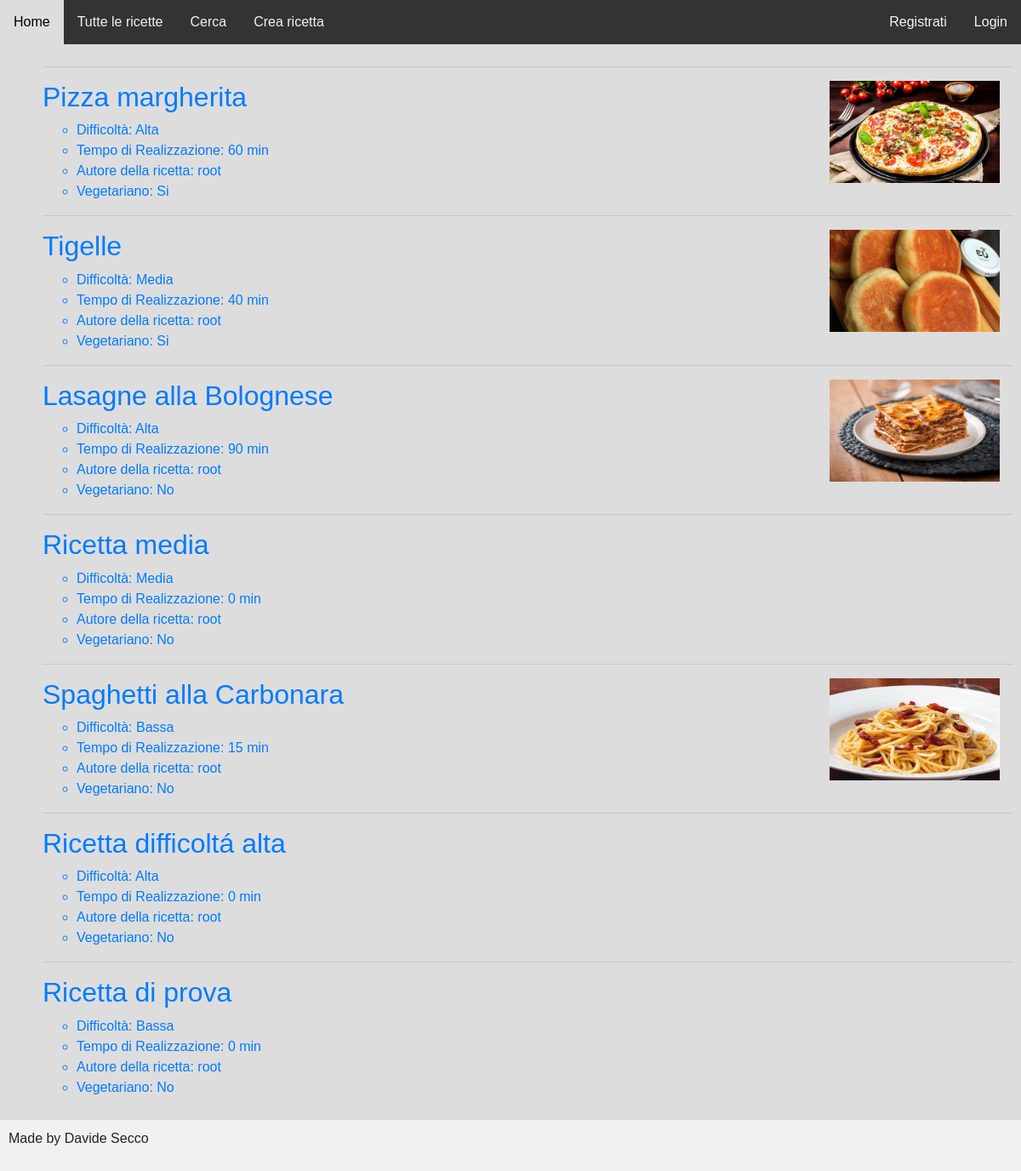
The page /lista_ricette/ on the database as committed earlier.
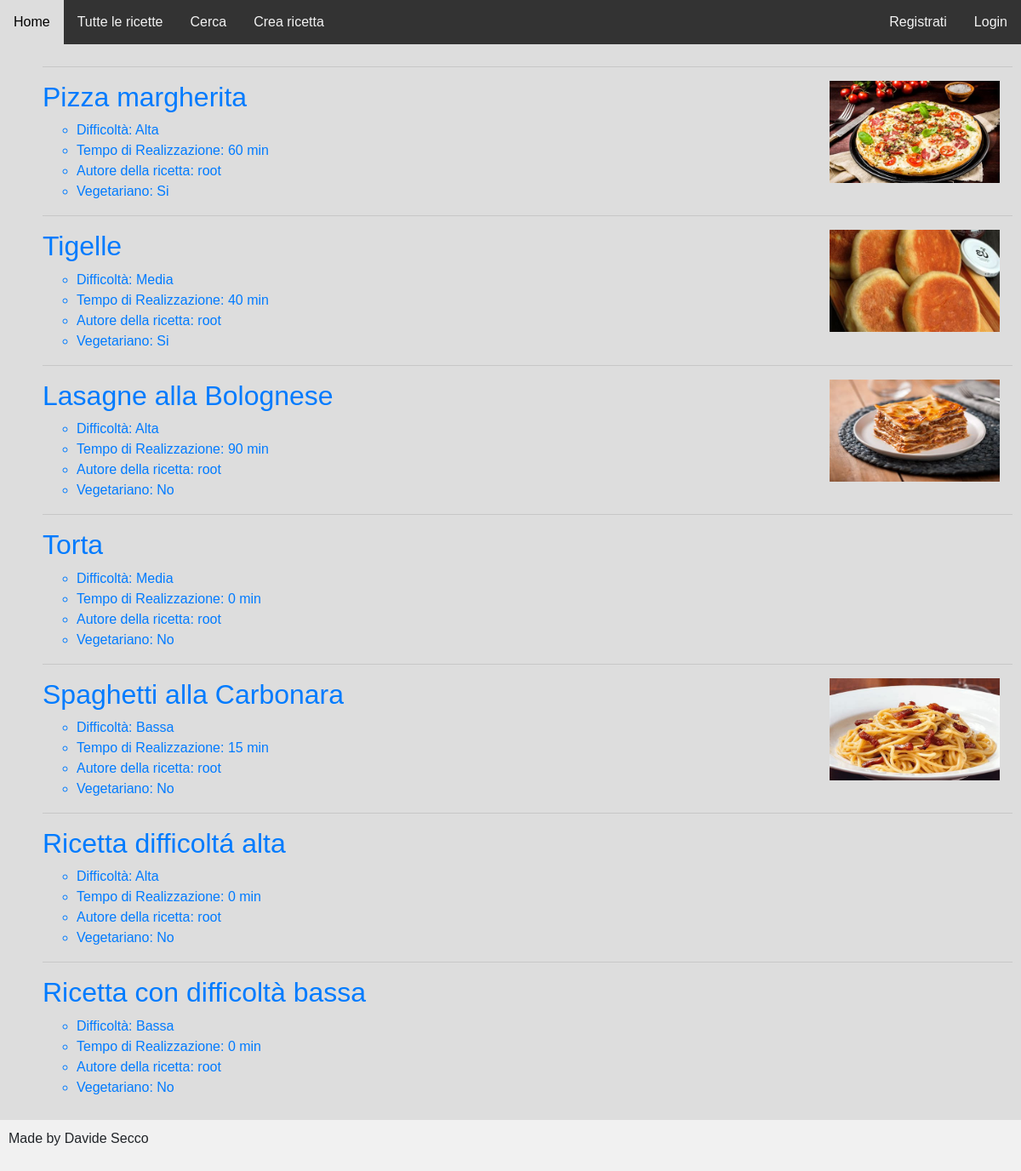
The same page on the database as committed later.
### gestione/models.py (models this page shows, shortened)
class Ricetta(models.Model):
    nome = models.CharField(max_length=50)
    difficoltá = models.CharField(max_length=50, choices=DIFFICOLTA_CHOICES, default="Bassa")
    portata = models.CharField(max_length=50, choices = PORTATA_CHOICES, default="Primo")
    costo = models.IntegerField(default=0)
    tempo_preparazione = models.IntegerField(default=0)
    tempo_cottura = models.IntegerField(default=0)
    porzioni = models.IntegerField(default=1)
    vegetariano = models.BooleanField(default = False)
    vegano = models.BooleanField(default = False)
    gluten_free = models.BooleanField(default = False)
    immagine = models.ImageField(null=True, blank=True)
    procedimento = models.TextField(null=True, blank=True)
    utente = models.ForeignKey(User, on_delete=models.CASCADE, blank=True, null=True, default=None)
    def __str__(self):
        out = self.nome
        return out
    class Meta:
        verbose_name_plural = "Ricette"

### gestione/views.py (the view)
# urls.py: path("lista_ricette/", Lista_ricette_views.as_view(), name="listaricette"),
class Lista_ricette_views(ListView):
    model = Ricetta
    template_name = "lista_ricette.html"
    def get_totale_ricette(self):
        count = 0
        for i in Ricetta.objects.all():
            count = count + 1
        return count

### templates/lista_ricette.html (shortened to what this page needs)
{% extends 'base.html' %}
{% block content %}
    {% if object_list %}
        {% for ricetta in object_list %}
            <ul>
                <articole>
                    <hr>
                    <a href="{% url 'ricetta' ricetta.id %}">
                        {% if ricetta.immagine %}
                            {% load static %}<img src="{% static ricetta.immagine.url %}" width="200" height="120" align=right Hspace="15" Vspace="0" Border="0">
                        {% endif %}
                        <h2> {{ ricetta }} </h2>
                        <ul>
                            <li> Difficoltà: {{ ricetta.get_difficoltá_display }}</li>
                            <li> Tempo di Realizzazione: {{ ricetta.tempo_preparazione }} min </li>
                            <li> Autore della ricetta: {{ ricetta.utente }} </li>
                            <li> Vegetariano:
                                {% if ricetta.vegetariano %} Si
                                {% else %} No
                                {% endif %}
                            </li>
                        </ul>
                    </a>
                </articole>
            </ul>
        {% endfor %}
    {% else %}
        Non ci sono ricette in questa categoria
    {% endif %}
{% endblock %}

Rows that differ between the two databases and show on the page:
changed Ricetta: nome "Ricetta media" → "Torta"
changed Ricetta: nome "Ricetta di prova" → "Ricetta con difficoltà bassa"
